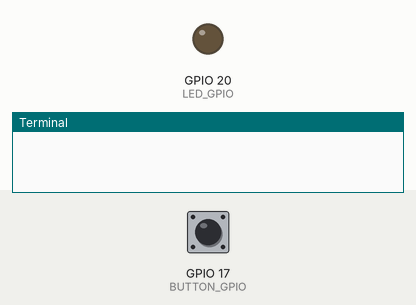
The program below on a simulated Raspberry Pi (BCM pin numbers). On the bench: output pins drawn as LEDs (lit = HIGH), the last lines printed to the terminal. Inputs (shaded band) come from the test bench; at power-on: GPIO 17 (BUTTON_GPIO) LOW.

Above: at 1.2 s.
1.3 s: GPIO 17 (BUTTON_GPIO) pulled HIGH for 0.15 s
At 1.37 s:
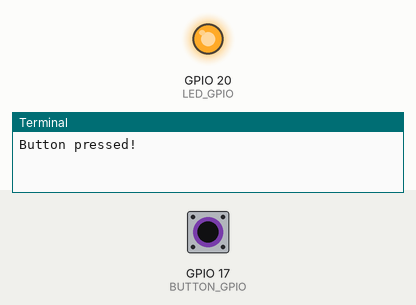
2.9 s: GPIO 17 (BUTTON_GPIO) pulled HIGH for 3.2 s
At 7.3 s:
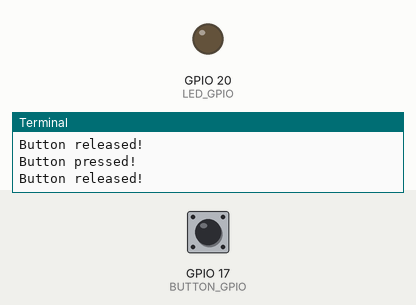
Timing chart, 0 to 8.8 s (numbered marks = the images above; inputs shaded):
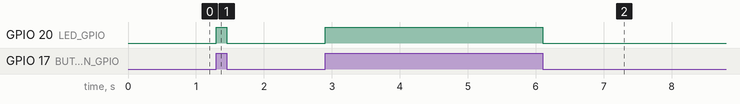

Measured:
- after the input at 1.3 s, GPIO 20 (LED_GPIO): LOW → HIGH at once, → LOW 0.15 s later
- after the input at 2.9 s, GPIO 20 (LED_GPIO): LOW → HIGH at once, → LOW 3.2 s later

The program:

MS1h.py
```python
#!/usr/bin/env python3

import signal
import sys
import RPi.GPIO as GPIO
BUTTON_GPIO = 17
LED_GPIO = 20
def signal_handler(sig, frame):
    GPIO.cleanup()
    sys.exit(0)
def button_callback(channel):
    if GPIO.input(BUTTON_GPIO):
        print("Button pressed!")
        GPIO.output(LED_GPIO, GPIO.HIGH)
    else:
        print("Button released!")
        GPIO.output(LED_GPIO, GPIO.LOW)
if __name__ == '__main__':
    GPIO.setmode(GPIO.BCM)
    GPIO.setup(BUTTON_GPIO, GPIO.IN, pull_up_down=GPIO.PUD_DOWN)
    GPIO.setup(LED_GPIO, GPIO.OUT)

    GPIO.add_event_detect(BUTTON_GPIO, GPIO.BOTH,
            callback=button_callback, bouncetime=50)

    signal.signal(signal.SIGINT, signal_handler)
    signal.pause()
```
